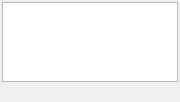
<?xml version="1.0" encoding="UTF-8"?>
<ui version="4.0">
 <class>FormTimeMapper</class>
 <widget class="QDialog" name="FormTimeMapper">
  <property name="geometry">
   <rect>
    <x>0</x>
    <y>0</y>
    <width>180</width>
    <height>102</height>
   </rect>
  </property>
  <property name="sizePolicy">
   <sizepolicy hsizetype="Preferred" vsizetype="Preferred">
    <horstretch>0</horstretch>
    <verstretch>0</verstretch>
   </sizepolicy>
  </property>
  <property name="windowTitle">
   <string>时间映射</string>
  </property>
  <layout class="QVBoxLayout" name="verticalLayout">
   <property name="spacing">
    <number>3</number>
   </property>
   <property name="leftMargin">
    <number>2</number>
   </property>
   <property name="topMargin">
    <number>2</number>
   </property>
   <property name="rightMargin">
    <number>2</number>
   </property>
   <property name="bottomMargin">
    <number>3</number>
   </property>
   <item>
    <widget class="QTableWidget" name="ct_table">
     <property name="styleSheet">
      <string notr="true">font-family: monospace;</string>
     </property>
     <property name="selectionBehavior">
      <enum>QAbstractItemView::SelectRows</enum>
     </property>
     <attribute name="horizontalHeaderVisible">
      <bool>false</bool>
     </attribute>
     <attribute name="verticalHeaderVisible">
      <bool>false</bool>
     </attribute>
     <attribute name="verticalHeaderDefaultSectionSize">
      <number>20</number>
     </attribute>
    </widget>
   </item>
   <item>
    <widget class="QLabel" name="ct_info"/>
   </item>
  </layout>
 </widget>
 <resources/>
 <connections/>
 <slots>
  <slot>ct_switch_clicked()</slot>
 </slots>
</ui>
